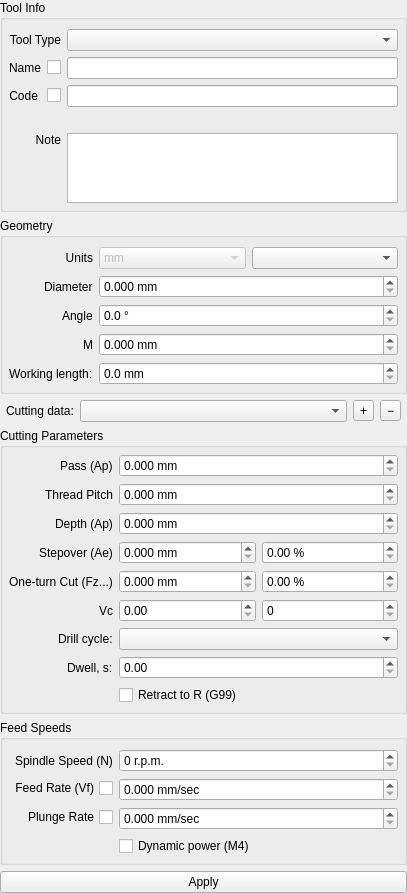
<?xml version="1.0" encoding="UTF-8"?>
<ui version="4.0">
 <class>ToolEditForm</class>
 <widget class="QWidget" name="ToolEditForm">
  <property name="geometry">
   <rect>
    <x>0</x>
    <y>0</y>
    <width>407</width>
    <height>884</height>
   </rect>
  </property>
  <property name="sizePolicy">
   <sizepolicy hsizetype="Fixed" vsizetype="Preferred">
    <horstretch>0</horstretch>
    <verstretch>0</verstretch>
   </sizepolicy>
  </property>
  <property name="windowTitle">
   <string>Tool</string>
  </property>
  <layout class="QVBoxLayout" name="verticalLayout_2">
   <property name="leftMargin">
    <number>0</number>
   </property>
   <property name="topMargin">
    <number>0</number>
   </property>
   <property name="rightMargin">
    <number>0</number>
   </property>
   <property name="bottomMargin">
    <number>0</number>
   </property>
   <item>
    <widget class="QGroupBox" name="grbxToolInfo">
     <property name="toolTip">
      <string/>
     </property>
     <property name="title">
      <string>Tool Info</string>
     </property>
     <layout class="QGridLayout" name="gridLayout">
      <property name="leftMargin">
       <number>6</number>
      </property>
      <property name="rightMargin">
       <number>6</number>
      </property>
      <property name="bottomMargin">
       <number>6</number>
      </property>
      <item row="0" column="1">
       <widget class="QComboBox" name="cbxToolType">
        <property name="currentIndex">
         <number>-1</number>
        </property>
       </widget>
      </item>
      <item row="1" column="0">
       <layout class="QHBoxLayout" name="horizontalLayout_3">
        <property name="spacing">
         <number>0</number>
        </property>
        <property name="sizeConstraint">
         <enum>QLayout::SizeConstraint::SetMinimumSize</enum>
        </property>
        <item>
         <widget class="QLabel" name="lblName">
          <property name="text">
           <string>Name</string>
          </property>
          <property name="alignment">
           <set>Qt::AlignmentFlag::AlignRight|Qt::AlignmentFlag::AlignTrailing|Qt::AlignmentFlag::AlignVCenter</set>
          </property>
         </widget>
        </item>
        <item>
         <widget class="QCheckBox" name="chbxAutoName">
          <property name="layoutDirection">
           <enum>Qt::LayoutDirection::RightToLeft</enum>
          </property>
          <property name="text">
           <string/>
          </property>
         </widget>
        </item>
       </layout>
      </item>
      <item row="0" column="0">
       <widget class="QLabel" name="lblToolType">
        <property name="text">
         <string>Tool Type</string>
        </property>
        <property name="alignment">
         <set>Qt::AlignmentFlag::AlignRight|Qt::AlignmentFlag::AlignTrailing|Qt::AlignmentFlag::AlignVCenter</set>
        </property>
       </widget>
      </item>
      <item row="2" column="0">
       <layout class="QHBoxLayout" name="hlayCode">
        <property name="spacing">
         <number>0</number>
        </property>
        <property name="sizeConstraint">
         <enum>QLayout::SizeConstraint::SetMinimumSize</enum>
        </property>
        <item>
         <widget class="QLabel" name="lblCode">
          <property name="toolTip">
           <string>Tool code for the G-code and the sender: letters, digits, '.', '_', '-' (up to 20).
Empty -- automatic, by type and geometry (D08L90: drill 0.8, working length 9; the patterns are set by &quot;Code format…&quot; in the tool database).</string>
          </property>
          <property name="text">
           <string>Code</string>
          </property>
          <property name="alignment">
           <set>Qt::AlignmentFlag::AlignRight|Qt::AlignmentFlag::AlignTrailing|Qt::AlignmentFlag::AlignVCenter</set>
          </property>
         </widget>
        </item>
        <item>
         <widget class="QCheckBox" name="chbxAutoCode">
          <property name="toolTip">
           <string>Automatic code: follows the type, the geometry and the code format</string>
          </property>
          <property name="layoutDirection">
           <enum>Qt::LayoutDirection::RightToLeft</enum>
          </property>
          <property name="text">
           <string/>
          </property>
         </widget>
        </item>
       </layout>
      </item>
      <item row="2" column="1">
       <widget class="QLineEdit" name="leCode"/>
      </item>
      <item row="3" column="1">
       <widget class="QLabel" name="lblCodeHint">
        <property name="text">
         <string notr="true"/>
        </property>
        <property name="wordWrap">
         <bool>true</bool>
        </property>
       </widget>
      </item>
      <item row="4" column="1">
       <widget class="QTextEdit" name="teNote">
        <property name="sizePolicy">
         <sizepolicy hsizetype="Expanding" vsizetype="Expanding">
          <horstretch>0</horstretch>
          <verstretch>0</verstretch>
         </sizepolicy>
        </property>
       </widget>
      </item>
      <item row="4" column="0">
       <widget class="QLabel" name="lblNote">
        <property name="text">
         <string>Note</string>
        </property>
        <property name="alignment">
         <set>Qt::AlignmentFlag::AlignRight|Qt::AlignmentFlag::AlignTop|Qt::AlignmentFlag::AlignTrailing</set>
        </property>
       </widget>
      </item>
      <item row="1" column="1">
       <widget class="QLineEdit" name="leName"/>
      </item>
     </layout>
    </widget>
   </item>
   <item>
    <widget class="QWidget" name="wgtToolParameters" native="true">
     <layout class="QVBoxLayout" name="verticalLayout">
      <property name="leftMargin">
       <number>0</number>
      </property>
      <property name="topMargin">
       <number>0</number>
      </property>
      <property name="rightMargin">
       <number>0</number>
      </property>
      <property name="bottomMargin">
       <number>0</number>
      </property>
      <item>
       <widget class="QGroupBox" name="grbxGeometry">
        <property name="toolTip">
         <string/>
        </property>
        <property name="title">
         <string>Geometry</string>
        </property>
        <layout class="QFormLayout" name="formGeometry">
         <property name="labelAlignment">
          <set>Qt::AlignmentFlag::AlignRight|Qt::AlignmentFlag::AlignTrailing|Qt::AlignmentFlag::AlignVCenter</set>
         </property>
         <property name="leftMargin">
          <number>6</number>
         </property>
         <property name="topMargin">
          <number>9</number>
         </property>
         <property name="rightMargin">
          <number>6</number>
         </property>
         <property name="bottomMargin">
          <number>6</number>
         </property>
         <item row="0" column="0">
          <widget class="QLabel" name="lblUnits">
           <property name="text">
            <string>Units</string>
           </property>
           <property name="alignment">
            <set>Qt::AlignmentFlag::AlignRight|Qt::AlignmentFlag::AlignTrailing|Qt::AlignmentFlag::AlignVCenter</set>
           </property>
          </widget>
         </item>
         <item row="0" column="1">
          <layout class="QHBoxLayout" name="hlUnuts">
           <item>
            <widget class="QComboBox" name="cbxUnits">
             <property name="enabled">
              <bool>false</bool>
             </property>
             <item>
              <property name="text">
               <string>mm</string>
              </property>
             </item>
             <item>
              <property name="text">
               <string>inches</string>
              </property>
             </item>
            </widget>
           </item>
           <item>
            <widget class="QComboBox" name="cbxFeedSpeeds">
             <property name="currentIndex">
              <number>-1</number>
             </property>
             <item>
              <property name="text">
               <string>mm/sec</string>
              </property>
             </item>
             <item>
              <property name="text">
               <string>mm/min</string>
              </property>
             </item>
             <item>
              <property name="text">
               <string>cm/min</string>
              </property>
             </item>
             <item>
              <property name="text">
               <string>m/min</string>
              </property>
             </item>
            </widget>
           </item>
          </layout>
         </item>
         <item row="1" column="0">
          <widget class="QLabel" name="diameterLabel">
           <property name="text">
            <string>Diameter</string>
           </property>
          </widget>
         </item>
         <item row="1" column="1">
          <widget class="DoubleSpinBox" name="dsbxDiameter">
           <property name="suffix">
            <string> mm</string>
           </property>
           <property name="decimals">
            <number>3</number>
           </property>
           <property name="maximum">
            <double>100.000000000000000</double>
           </property>
           <property name="singleStep">
            <double>0.100000000000000</double>
           </property>
          </widget>
         </item>
         <item row="2" column="0">
          <widget class="QLabel" name="sideAngleLabel">
           <property name="text">
            <string>Angle</string>
           </property>
          </widget>
         </item>
         <item row="2" column="1">
          <widget class="DoubleSpinBox" name="dsbxAngle">
           <property name="suffix">
            <string> °</string>
           </property>
           <property name="decimals">
            <number>1</number>
           </property>
           <property name="maximum">
            <double>180.000000000000000</double>
           </property>
          </widget>
         </item>
         <item row="4" column="0">
          <widget class="QLabel" name="label">
           <property name="text">
            <string>Working length:</string>
           </property>
          </widget>
         </item>
         <item row="4" column="1">
          <widget class="DoubleSpinBox" name="dsbxLenght">
           <property name="suffix">
            <string> mm</string>
           </property>
           <property name="decimals">
            <number>1</number>
           </property>
           <property name="maximum">
            <double>100.000000000000000</double>
           </property>
           <property name="singleStep">
            <double>0.500000000000000</double>
           </property>
          </widget>
         </item>
         <item row="3" column="1">
          <widget class="DoubleSpinBox" name="dsbxMDiam">
           <property name="suffix">
            <string> mm</string>
           </property>
           <property name="decimals">
            <number>3</number>
           </property>
          </widget>
         </item>
         <item row="3" column="0">
          <widget class="QLabel" name="label_3">
           <property name="text">
            <string>M</string>
           </property>
          </widget>
         </item>
        </layout>
       </widget>
      </item>
      <item>
       <widget class="QWidget" name="wgtPresets" native="true">
        <layout class="QHBoxLayout" name="hlayPresets">
         <property name="leftMargin">
          <number>6</number>
         </property>
         <property name="topMargin">
          <number>0</number>
         </property>
         <property name="rightMargin">
          <number>6</number>
         </property>
         <property name="bottomMargin">
          <number>0</number>
         </property>
         <item>
          <widget class="QLabel" name="lblPreset">
           <property name="text">
            <string>Cutting data:</string>
           </property>
          </widget>
         </item>
         <item>
          <widget class="QComboBox" name="cbxPreset">
           <property name="sizePolicy">
            <sizepolicy hsizetype="Expanding" vsizetype="Fixed">
             <horstretch>1</horstretch>
             <verstretch>0</verstretch>
            </sizepolicy>
           </property>
           <property name="toolTip">
            <string>Cutting data shown in the fields below: the tool's own values or a set for an operation and material.
The fields edit the shown set; the geometry always belongs to the tool.</string>
           </property>
          </widget>
         </item>
         <item>
          <widget class="QToolButton" name="tbAddPreset">
           <property name="toolTip">
            <string>Add cutting data for an operation and material (copies the values shown)</string>
           </property>
           <property name="text">
            <string notr="true">+</string>
           </property>
          </widget>
         </item>
         <item>
          <widget class="QToolButton" name="tbRemovePreset">
           <property name="toolTip">
            <string>Delete the shown cutting data</string>
           </property>
           <property name="text">
            <string notr="true">−</string>
           </property>
          </widget>
         </item>
        </layout>
       </widget>
      </item>
      <item>
       <widget class="QGroupBox" name="grbxCuttingParameters">
        <property name="toolTip">
         <string/>
        </property>
        <property name="title">
         <string>Cutting Parameters</string>
        </property>
        <layout class="QFormLayout" name="formCutParam">
         <property name="labelAlignment">
          <set>Qt::AlignmentFlag::AlignRight|Qt::AlignmentFlag::AlignTrailing|Qt::AlignmentFlag::AlignVCenter</set>
         </property>
         <property name="leftMargin">
          <number>6</number>
         </property>
         <property name="topMargin">
          <number>6</number>
         </property>
         <property name="rightMargin">
          <number>6</number>
         </property>
         <property name="bottomMargin">
          <number>6</number>
         </property>
         <item row="0" column="0">
          <widget class="QLabel" name="lblPass">
           <property name="toolTip">
            <string>Depth of one pass. For the G83/G73 cycles it is the peck depth Q.</string>
           </property>
           <property name="text">
            <string>Pass (Ap)</string>
           </property>
          </widget>
         </item>
         <item row="0" column="1">
          <widget class="DoubleSpinBox" name="dsbxPass">
           <property name="toolTip">
            <string>Depth of one pass. For the G83/G73 cycles it is the peck depth Q.</string>
           </property>
           <property name="suffix">
            <string> mm</string>
           </property>
           <property name="decimals">
            <number>3</number>
           </property>
           <property name="maximum">
            <double>10.000000000000000</double>
           </property>
           <property name="singleStep">
            <double>0.100000000000000</double>
           </property>
          </widget>
         </item>
         <item row="1" column="0">
          <widget class="QLabel" name="lblThreadPitch">
           <property name="text">
            <string>Thread Pitch</string>
           </property>
          </widget>
         </item>
         <item row="1" column="1">
          <widget class="DoubleSpinBox" name="dsbxThreadPitch">
           <property name="suffix">
            <string> mm</string>
           </property>
           <property name="decimals">
            <number>3</number>
           </property>
           <property name="maximum">
            <double>10.000000000000000</double>
           </property>
           <property name="singleStep">
            <double>0.100000000000000</double>
           </property>
          </widget>
         </item>
         <item row="2" column="0">
          <widget class="QLabel" name="lblDepth">
           <property name="text">
            <string>Depth (Ap)</string>
           </property>
          </widget>
         </item>
         <item row="2" column="1">
          <widget class="DoubleSpinBox" name="dsbxDepth">
           <property name="suffix">
            <string> mm</string>
           </property>
           <property name="decimals">
            <number>3</number>
           </property>
           <property name="maximum">
            <double>10.000000000000000</double>
           </property>
           <property name="singleStep">
            <double>0.100000000000000</double>
           </property>
          </widget>
         </item>
         <item row="3" column="0">
          <layout class="QHBoxLayout" name="horizontalLayout">
           <item>
            <widget class="QLabel" name="lblWarn">
             <property name="text">
              <string/>
             </property>
            </widget>
           </item>
           <item>
            <widget class="QLabel" name="lblStepover">
             <property name="text">
              <string>Stepover (Ae)</string>
             </property>
            </widget>
           </item>
          </layout>
         </item>
         <item row="3" column="1">
          <layout class="QHBoxLayout" name="hlayStepover">
           <property name="leftMargin">
            <number>0</number>
           </property>
           <property name="topMargin">
            <number>0</number>
           </property>
           <property name="rightMargin">
            <number>0</number>
           </property>
           <property name="bottomMargin">
            <number>0</number>
           </property>
           <item>
            <widget class="DoubleSpinBox" name="dsbxStepover">
             <property name="suffix">
              <string> mm</string>
             </property>
             <property name="decimals">
              <number>3</number>
             </property>
             <property name="maximum">
              <double>100.000000000000000</double>
             </property>
             <property name="singleStep">
              <double>0.010000000000000</double>
             </property>
            </widget>
           </item>
           <item>
            <widget class="DoubleSpinBox" name="dsbxStepoverPercent">
             <property name="suffix">
              <string> %</string>
             </property>
             <property name="decimals">
              <number>2</number>
             </property>
             <property name="maximum">
              <double>100.000000000000000</double>
             </property>
             <property name="singleStep">
              <double>0.100000000000000</double>
             </property>
            </widget>
           </item>
          </layout>
         </item>
         <item row="4" column="0">
          <widget class="QLabel" name="lblCut">
           <property name="text">
            <string>One-turn Cut (Fz...)</string>
           </property>
          </widget>
         </item>
         <item row="4" column="1">
          <layout class="QHBoxLayout" name="hlayOneTurnCut">
           <property name="leftMargin">
            <number>0</number>
           </property>
           <property name="topMargin">
            <number>0</number>
           </property>
           <property name="rightMargin">
            <number>0</number>
           </property>
           <property name="bottomMargin">
            <number>0</number>
           </property>
           <item>
            <widget class="DoubleSpinBox" name="dsbxOneTurnCut">
             <property name="suffix">
              <string> mm</string>
             </property>
             <property name="decimals">
              <number>3</number>
             </property>
             <property name="maximum">
              <double>100.000000000000000</double>
             </property>
             <property name="singleStep">
              <double>0.010000000000000</double>
             </property>
            </widget>
           </item>
           <item>
            <widget class="DoubleSpinBox" name="dsbxOneTurnCutPercent">
             <property name="suffix">
              <string> %</string>
             </property>
             <property name="decimals">
              <number>2</number>
             </property>
             <property name="maximum">
              <double>100.000000000000000</double>
             </property>
             <property name="singleStep">
              <double>0.100000000000000</double>
             </property>
            </widget>
           </item>
          </layout>
         </item>
         <item row="5" column="0">
          <widget class="QLabel" name="label_2">
           <property name="text">
            <string>Vc</string>
           </property>
          </widget>
         </item>
         <item row="5" column="1">
          <layout class="QHBoxLayout" name="horizontalLayout_2">
           <item>
            <widget class="QDoubleSpinBox" name="dsbxVc"/>
           </item>
           <item>
            <widget class="QSpinBox" name="sbxNTeeth"/>
           </item>
          </layout>
         </item>
         <item row="6" column="0">
          <widget class="QLabel" name="lblDrillCycle">
           <property name="text">
            <string>Drill cycle:</string>
           </property>
          </widget>
         </item>
         <item row="6" column="1">
          <widget class="QComboBox" name="cbxDrillCycle">
           <property name="toolTip">
            <string>How the holes are drilled: a canned cycle or plain G0/G1 moves.
Auto -- chosen by the post processor.</string>
           </property>
          </widget>
         </item>
         <item row="7" column="0">
          <widget class="QLabel" name="lblDwell">
           <property name="text">
            <string>Dwell, s:</string>
           </property>
          </widget>
         </item>
         <item row="7" column="1">
          <widget class="DoubleSpinBox" name="dsbxDwell">
           <property name="toolTip">
            <string>Dwell at the bottom of the hole (G82)</string>
           </property>
           <property name="decimals">
            <number>2</number>
           </property>
           <property name="maximum">
            <double>60.000000000000000</double>
           </property>
           <property name="singleStep">
            <double>0.100000000000000</double>
           </property>
          </widget>
         </item>
         <item row="8" column="1">
          <widget class="QCheckBox" name="chbxRetractToR">
           <property name="toolTip">
            <string>Between holes return to the R plane (G99) instead of the initial plane (G98)</string>
           </property>
           <property name="text">
            <string>Retract to R (G99)</string>
           </property>
          </widget>
         </item>
        </layout>
       </widget>
      </item>
      <item>
       <widget class="QGroupBox" name="grbxFeedSpeeds">
        <property name="toolTip">
         <string/>
        </property>
        <property name="title">
         <string>Feed Speeds</string>
        </property>
        <layout class="QFormLayout" name="formFeedSpeeds">
         <property name="labelAlignment">
          <set>Qt::AlignmentFlag::AlignRight|Qt::AlignmentFlag::AlignTrailing|Qt::AlignmentFlag::AlignVCenter</set>
         </property>
         <property name="formAlignment">
          <set>Qt::AlignmentFlag::AlignLeading|Qt::AlignmentFlag::AlignLeft|Qt::AlignmentFlag::AlignTop</set>
         </property>
         <property name="leftMargin">
          <number>6</number>
         </property>
         <property name="topMargin">
          <number>9</number>
         </property>
         <property name="rightMargin">
          <number>6</number>
         </property>
         <property name="bottomMargin">
          <number>6</number>
         </property>
         <item row="0" column="0">
          <widget class="QLabel" name="lblSpindleSpeed">
           <property name="text">
            <string>Spindle Speed (N)</string>
           </property>
          </widget>
         </item>
         <item row="0" column="1">
          <widget class="DoubleSpinBox" name="dsbxSpindleSpeed">
           <property name="suffix">
            <string> r.p.m.</string>
           </property>
           <property name="decimals">
            <number>0</number>
           </property>
           <property name="maximum">
            <double>100000.000000000000000</double>
           </property>
           <property name="singleStep">
            <double>1000.000000000000000</double>
           </property>
          </widget>
         </item>
         <item row="1" column="0">
          <widget class="QCheckBox" name="chbxFeedRate">
           <property name="toolTip">
            <string>If checked then automatic calculate!</string>
           </property>
           <property name="statusTip">
            <string/>
           </property>
           <property name="layoutDirection">
            <enum>Qt::LayoutDirection::RightToLeft</enum>
           </property>
           <property name="text">
            <string>Feed Rate (Vf)</string>
           </property>
          </widget>
         </item>
         <item row="1" column="1">
          <widget class="DoubleSpinBox" name="dsbxFeedRate">
           <property name="suffix">
            <string> mm/sec</string>
           </property>
           <property name="decimals">
            <number>3</number>
           </property>
           <property name="maximum">
            <double>100000.000000000000000</double>
           </property>
           <property name="singleStep">
            <double>0.100000000000000</double>
           </property>
          </widget>
         </item>
         <item row="2" column="0">
          <widget class="QCheckBox" name="chbxPlungeRate">
           <property name="toolTip">
            <string>If checked then automatic calculate!</string>
           </property>
           <property name="layoutDirection">
            <enum>Qt::LayoutDirection::RightToLeft</enum>
           </property>
           <property name="text">
            <string>Plunge Rate</string>
           </property>
          </widget>
         </item>
         <item row="2" column="1">
          <widget class="DoubleSpinBox" name="dsbxPlungeRate">
           <property name="suffix">
            <string> mm/sec</string>
           </property>
           <property name="decimals">
            <number>3</number>
           </property>
           <property name="maximum">
            <double>100000.000000000000000</double>
           </property>
           <property name="singleStep">
            <double>0.100000000000000</double>
           </property>
          </widget>
         </item>
         <item row="3" column="1">
          <widget class="QCheckBox" name="chbxLaserDynamic">
           <property name="toolTip">
            <string>Checked -- M4: the laser power follows the actual speed, the exposure stays even at corners, accelerations and decelerations.
Unchecked -- M3: constant power, the same S at any speed: corners and slow segments get more exposure.</string>
           </property>
           <property name="text">
            <string>Dynamic power (M4)</string>
           </property>
          </widget>
         </item>
        </layout>
       </widget>
      </item>
     </layout>
    </widget>
   </item>
   <item>
    <widget class="QPushButton" name="pbApply">
     <property name="text">
      <string>Apply</string>
     </property>
    </widget>
   </item>
  </layout>
 </widget>
 <customwidgets>
  <customwidget>
   <class>DoubleSpinBox</class>
   <extends>QDoubleSpinBox</extends>
   <header>doublespinbox.h</header>
  </customwidget>
 </customwidgets>
 <resources/>
 <connections/>
</ui>
